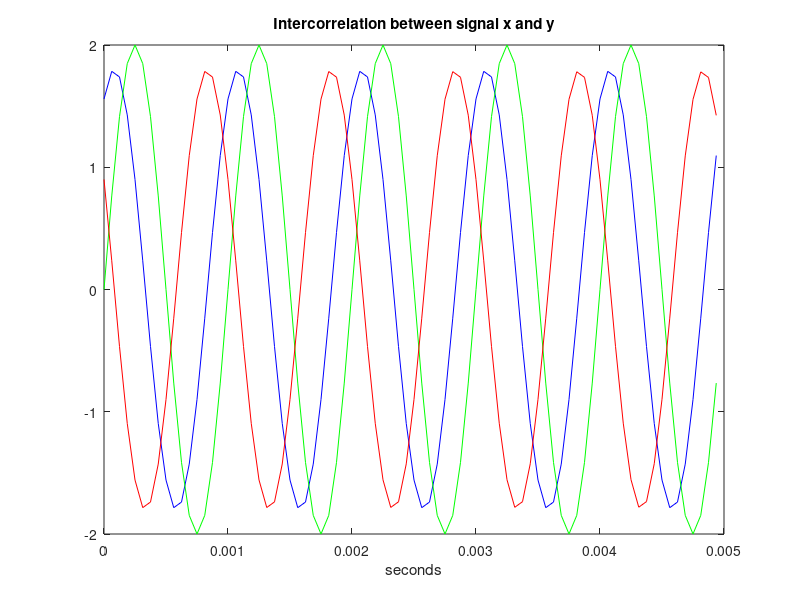

Reproduce this figure in MATLAB.
clear
clc

f0 = 1000; %Fréquence du sinus
fe = 16000; %Fréquence d'échantillonage
A=2;
T0 = 1/f0;
Te = 1/fe;
D = 2;
t = (0:Te:D);
n = ceil(5*(T0/Te)); % nbre d'échantillons

x = A*sin(2*pi*f0*t);

B=1.80; % à corriger
phi = pi/3;

y = B*sin(2*pi*f0*t+phi);

Cxy = [];
nx = length(x);
y1 = [y,zeros(1,nx-1)];
for i=1:nx
    Cxy = [Cxy, (1/nx)*sum(x.*y1(i:nx+i-1))];
end

figure;
plot(t(1:n), y(1:n), 'b')
hold on
plot(t(1:n),x(1:n), 'g')
hold on
plot(t(1:n),Cxy(1:n), 'r')
xlabel('seconds')
title('Intercorrelation between signal x and y')
zoom xon